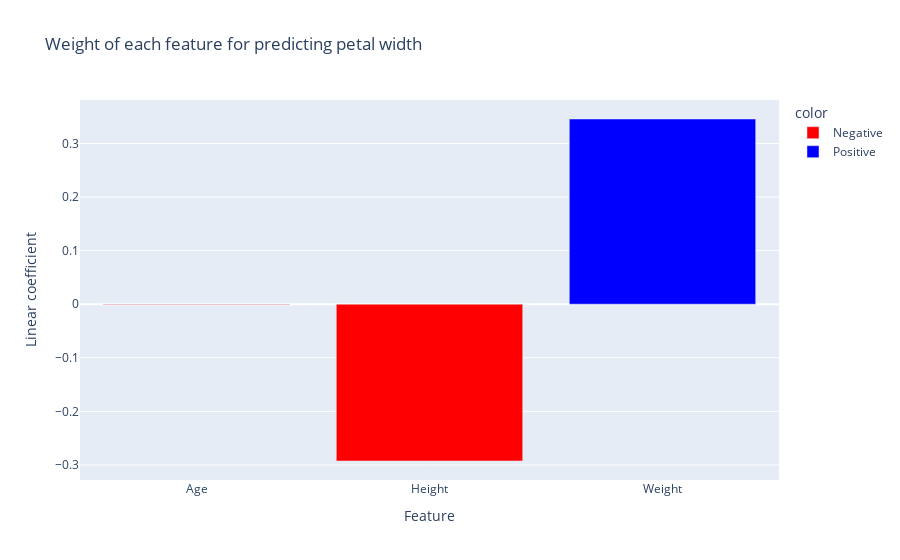

The notebook cell this image was saved under:
### Code cell
colors = ['Positive' if c > 0 else 'Negative' for c in lr.coef_]

fig = px.bar(
    x=X.columns, y=lr.coef_, color=colors,
    color_discrete_sequence=['red', 'blue'],
    labels=dict(x='Feature', y='Linear coefficient'),
    title='Weight of each feature for predicting petal width'
)
fig.show()

### Figure 1 — Plotly figure (JSON) as saved in the notebook; plotly's stock layout.template omitted (floating-point values rounded to 4 significant figures)
{"data": [{"alignmentgroup": "True", "hovertemplate": "color=Negative<br>Feature=%{x}<br>Linear coefficient=%{y}<extra></extra>", "legendgroup": "Negative", "marker": {"color": "red", "pattern": {"shape": ""}}, "name": "Negative", "offsetgroup": "Negative", "orientation": "v", "showlegend": true, "textposition": "auto", "type": "bar", "x": ["Age", "Height"], "xaxis": "x", "y": [-0.0009048, -0.2926], "yaxis": "y"}, {"alignmentgroup": "True", "hovertemplate": "color=Positive<br>Feature=%{x}<br>Linear coefficient=%{y}<extra></extra>", "legendgroup": "Positive", "marker": {"color": "blue", "pattern": {"shape": ""}}, "name": "Positive", "offsetgroup": "Positive", "orientation": "v", "showlegend": true, "textposition": "auto", "type": "bar", "x": ["Weight"], "xaxis": "x", "y": [0.3455], "yaxis": "y"}], "layout": {"barmode": "relative", "legend": {"title": {"text": "color"}, "tracegroupgap": 0}, "title": {"text": "Weight of each feature for predicting petal width"}, "xaxis": {"anchor": "y", "domain": [0, 1], "title": {"text": "Feature"}}, "yaxis": {"anchor": "x", "domain": [0, 1], "title": {"text": "Linear coefficient"}}}}
